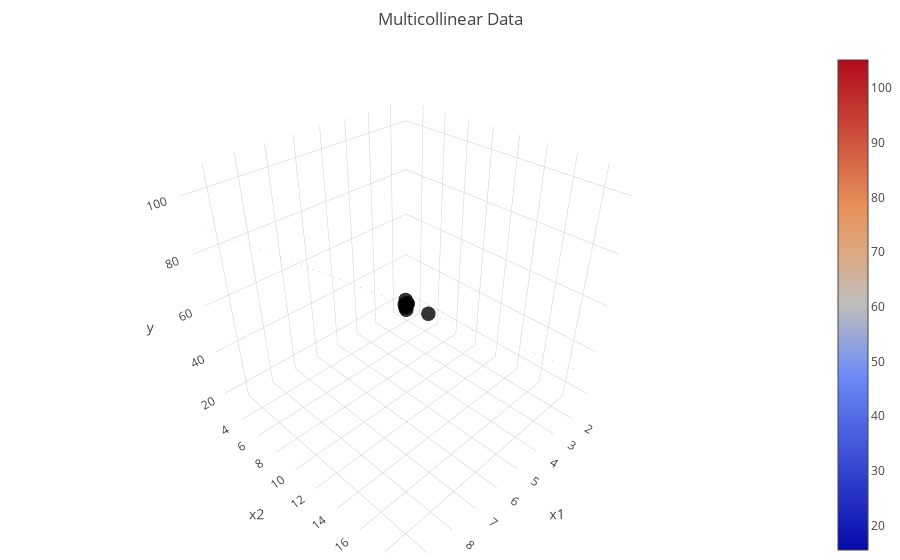

The cell this chart's notebook holds for it:
### Markdown cell above
#### What problem does this residual chart show us?
**Look at the residuals around x = -15 - all our residuals are so much higher than we predicted.**

**then from around x = 0 to x=30 our values are all below what we predicted**

**in summary, there is a clear pattern in our residuals: something that our model is failing to explain**

### Code cell
import streamlit as st
import pandas as pd
import numpy as np
import matplotlib.pyplot as plt
from plotnine import ggplot, aes, geom_point, geom_smooth, labs, geom_line
import statsmodels.api as sm
import statsmodels.formula.api as smf
from statsmodels.formula.api import ols
from ss_decomp import ss_decomp
import plotly.graph_objs as go
from resid_plot import display_resid
from resid_hist import display_resid_histogram


def generate_multicollinear_data(n=10):

    np.random.seed(42)
    x1 = np.random.uniform(1, 10, n)
    x2 = 2 * x1 + np.random.normal(0, 0.1, n)
    y = 3 * x1 + 4 * x2 + np.random.normal(0, 1, n)

    return pd.DataFrame({"x1": x1, "x2": x2, "y": y})

df = generate_multicollinear_data()

def insert_non_multicolinnear_point(df_multicollinear, x):
    return df_multicollinear.append({"x1": 4, "x2": 10, "y": 45}, ignore_index=True)


df_multicollinear = insert_non_multicolinnear_point(df, 5)
mlr_model = smf.ols("y ~ x1 + x2", data=df_multicollinear).fit()

# Multicollinear Data
x1_range_1 = np.linspace(df_multicollinear["x1"].min(), df_multicollinear["x1"].max(), 20)
x2_range_1 = np.linspace(df_multicollinear["x2"].min(), df_multicollinear["x2"].max(), 20)
x1_grid_1, x2_grid_1 = np.meshgrid(x1_range_1, x2_range_1)


# Get regression plane parameters
b0_1, b1_1, b2_1 = mlr_model.params
y_grid_1 = b0_1 + b1_1 * x1_grid_1 + b2_1 * x2_grid_1

fig1 = go.Figure()

fig1.add_trace(
    go.Scatter3d(
        x=df_multicollinear["x1"],
        y=df_multicollinear["x2"],
        z=df_multicollinear["y"],
        mode="markers",
        marker=dict(size=5, opacity=0.8),
    )
)

fig1.add_trace(go.Surface(x=x1_grid_1, y=x2_grid_1, z=y_grid_1, opacity=0.5))


fig1.update_layout(
    title="Multicollinear Data",
    scene=dict(xaxis_title="x1", yaxis_title="x2", zaxis_title="y"),
    margin=dict(l=0, r=0, b=0, t=50),
)


fig1

### Figure 1 — Plotly figure (JSON) as saved in the notebook; plotly's stock layout.template omitted (floating-point values rounded to 4 significant figures; data arrays with more than 128 entries replaced by an {"elided": "..."} marker saying what was removed)
{"data": [{"marker": {"opacity": 0.8, "size": 5}, "mode": "markers", "type": "scatter3d", "x": [4.371, 9.556, 7.588, 6.388, 2.404, 2.404, 1.523, 8.796, 6.41, 7.373, 4], "y": [8.695, 19.17, 15.13, 12.73, 4.833, 4.617, 2.873, 17.53, 12.72, 14.78, 10], "z": [46.98, 103.9, 84.75, 69.86, 26.61, 24.25, 15.52, 96.64, 68.95, 81.6, 45]}, {"opacity": 0.5, "type": "surface", "x": {"elided": "20x20 float values"}, "y": {"elided": "20x20 float values"}, "z": {"elided": "20x20 float values"}}], "layout": {"margin": {"b": 0, "l": 0, "r": 0, "t": 50}, "scene": {"xaxis": {"title": {"text": "x1"}}, "yaxis": {"title": {"text": "x2"}}, "zaxis": {"title": {"text": "y"}}}, "title": {"text": "Multicollinear Data"}}}
